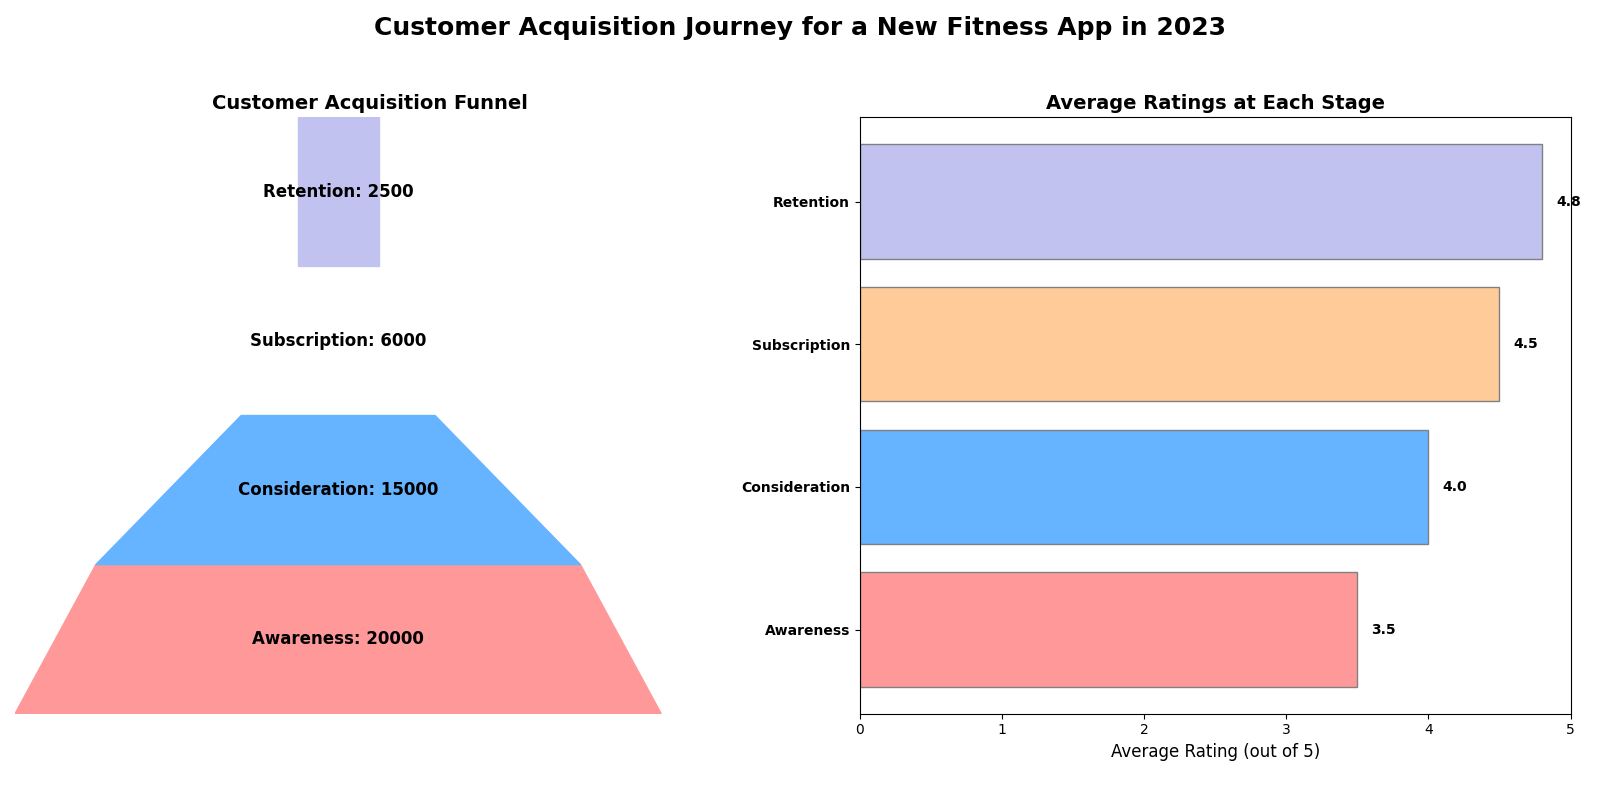

Generate this figure with Python:
import matplotlib.pyplot as plt
import matplotlib.patches as patches
import numpy as np

# Funnel stages and user data without "Trial"
stages = ["Awareness", "Consideration", "Subscription", "Retention"]
user_counts = [20000, 15000, 6000, 2500]
average_ratings = [3.5, 4.0, 4.5, 4.8]

# Colors for the stages, updating to reflect the number of stages
colors = ['#ff9999', '#66b3ff', '#ffcc99', '#c2c2f0']

# Create the figure and subplots
fig, (ax1, ax2) = plt.subplots(1, 2, figsize=(16, 8))
fig.suptitle('Customer Acquisition Journey for a New Fitness App in 2023', fontsize=18, fontweight='bold')
plt.subplots_adjust(wspace=0.4)

# Funnel Plot
ax1.set_xlim(0, max(user_counts) + 2000)
ax1.set_ylim(0, len(stages))
for i in range(len(stages) - 1):
    left = (max(user_counts) - user_counts[i]) / 2
    width_top = user_counts[i]
    width_bottom = user_counts[i + 1]
    if i < len(stages) - 2:  # No trapezoid for the last section turned into rectangle
        trapezoid = patches.Polygon(
            [
                (left, i),
                (left + width_top, i),
                (left + (width_top + width_bottom) / 2, i + 1),
                (left + (width_top - width_bottom) / 2, i + 1)
            ],
            closed=True, color=colors[i], edgecolor='grey'
        )
        ax1.add_patch(trapezoid)
left = (max(user_counts) - user_counts[-1]) / 2
rectangle = patches.Rectangle(
    (left, len(stages) - 1), user_counts[-1], 1, color=colors[-1], edgecolor='grey'
)
ax1.add_patch(rectangle)
for i, (stage, count) in enumerate(zip(stages, user_counts)):
    ax1.text(max(user_counts) / 2, i + 0.5, f'{stage}: {count}', va='center', ha='center',
             color='black', fontsize=12, fontweight='bold')
ax1.set_xticks([])
ax1.set_yticks([])
ax1.set_title('Customer Acquisition Funnel', fontsize=14, fontweight='bold')
for spine in ax1.spines.values():
    spine.set_visible(False)

# Bar Chart for Average Ratings
ax2.barh(stages, average_ratings, color=colors, edgecolor='grey')
ax2.set_xlim(0, 5)
ax2.set_xlabel('Average Rating (out of 5)', fontsize=12)
ax2.set_yticks(range(len(stages)))
ax2.set_yticklabels(stages, fontsize=10, fontweight='bold')
ax2.set_title('Average Ratings at Each Stage', fontsize=14, fontweight='bold')
for i, v in enumerate(average_ratings):
    ax2.text(v + 0.1, i, f"{v:.1f}", va='center', fontsize=10, fontweight='bold')

plt.tight_layout(rect=[0, 0.03, 1, 0.95])
plt.show()
